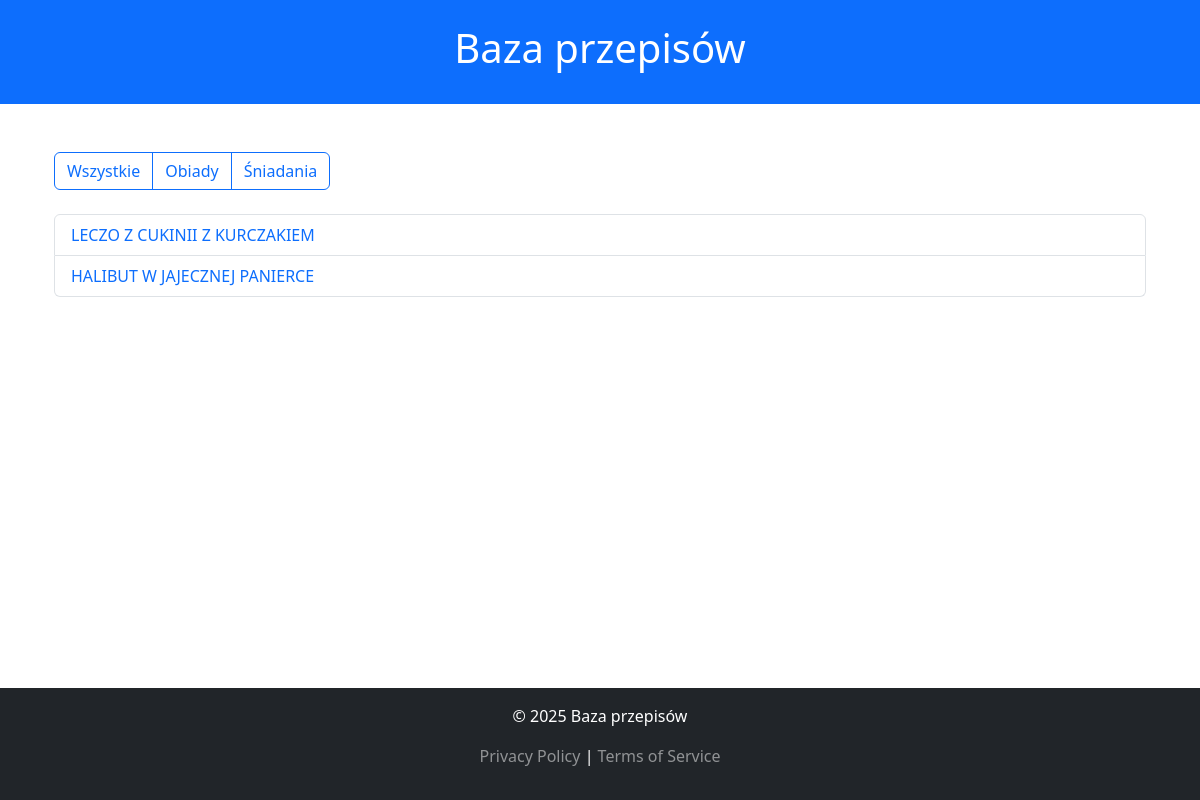
Page /recipesbase/?category=1 on the committed database.
### recipesbase/models.py (models this page shows, shortened)
class Category(models.Model):
    name = models.CharField(max_length=100, unique=True)
    description = models.TextField(blank=True, null=True)

class Recipe(models.Model):
    name = models.CharField(max_length=200)
    category = models.ForeignKey(Category, on_delete=models.CASCADE, related_name="recipes")
    description = models.TextField(blank=True, null=True)
    ingredients = models.TextField(help_text="List of ingredients and quantities")
    instructions = models.TextField(help_text="Step-by-step cooking instructions")
    calories = models.PositiveIntegerField(help_text="Total calories in kcal")
    protein = models.FloatField(help_text="Protein content in grams")
    fat = models.FloatField(help_text="Fat content in grams")
    carbs = models.FloatField(help_text="Carbohydrate content in grams")
    created_at = models.DateTimeField(auto_now_add=True)
    updated_at = models.DateTimeField(auto_now=True)

### recipesbase/views.py (the view)
# urls.py: path("", views.index, name="index"),
def index(request):
    recipes = Recipe.objects.all()
    categories = Category.objects.all()
    category_id = request.GET.get('category')
    if category_id:
        recipes = recipes.filter(category_id=category_id)
    return render(request, "recipesbase/index.html", {"recipes": recipes, "categories": categories})

### recipesbase/templates/recipesbase/index.html (shortened to what this page needs)
{% extends "recipesbase/base.html" %}
{% block content %}
<div class="container">
  <div class="mb-4">
    <div class="btn-group" role="group">
      <a href="{% url 'index' %}" class="btn btn-outline-primary">
        {{ "Wszystkie" }}
      </a>
      {% for category in categories %}
      <a
        href="{% url 'index' %}?category={{ category.id }}"
        class="btn btn-outline-primary"
      >
        {{ category.name }}
      </a>
      {% endfor %}
    </div>
  </div>
  <ul class="list-group">
    {% for recipe in recipes %}
    <li class="list-group-item">
      <a href="{% url 'recipe' recipe.id %}" class="text-decoration-none"
        >{{ recipe.name }}</a
      >
    </li>
    {% endfor %}
  </ul>
</div>
{% endblock %}

### recipesbase/templates/recipesbase/base.html (style rules this page uses)
body { display: flex; flex-direction: column; min-height: 100vh; }

### rows in the picture
Category: name "Obiady"
Category: name "Śniadania"
Recipe: name "LECZO Z CUKINII Z KURCZAKIEM"
Recipe: name "HALIBUT W JAJECZNEJ PANIERCE"

### other values in the picture
{{ "Wszystkie" }} "Wszystkie"
